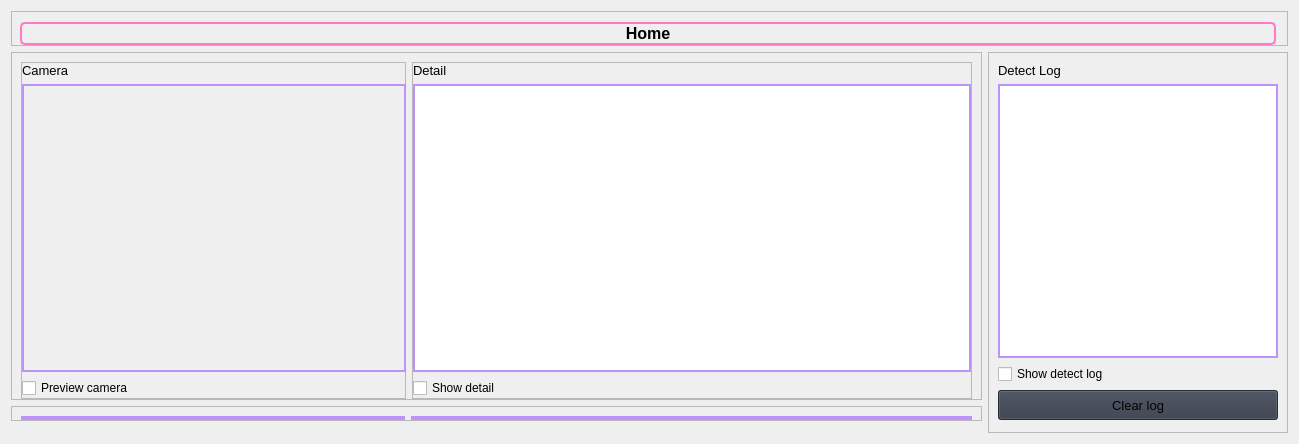
                     <widget class="QWidget" name="Home">
                      <property name="styleSheet">
                       <string notr="true"/>
                      </property>
                      <layout class="QGridLayout" name="gridLayout_3">
                       <item row="0" column="0" colspan="2">
                        <widget class="QFrame" name="row_7">
                         <property name="frameShape">
                          <enum>QFrame::StyledPanel</enum>
                         </property>
                         <property name="frameShadow">
                          <enum>QFrame::Raised</enum>
                         </property>
                         <layout class="QVBoxLayout" name="verticalLayout_36">
                          <property name="spacing">
                           <number>0</number>
                          </property>
                          <property name="leftMargin">
                           <number>8</number>
                          </property>
                          <property name="topMargin">
                           <number>10</number>
                          </property>
                          <property name="rightMargin">
                           <number>11</number>
                          </property>
                          <property name="bottomMargin">
                           <number>0</number>
                          </property>
                          <item>
                           <widget class="QLabel" name="label_3">
                            <property name="font">
                             <font>
                              <pointsize>12</pointsize>
                              <italic>false</italic>
                              <bold>true</bold>
                             </font>
                            </property>
                            <property name="styleSheet">
                             <string notr="true">font: 12pt &quot;Segoe UI&quot;;
font-weight: bold;
border-radius: 5px;
border: 2px solid #ff79c6;</string>
                            </property>
                            <property name="text">
                             <string>Home</string>
                            </property>
                            <property name="alignment">
                             <set>Qt::AlignCenter</set>
                            </property>
                           </widget>
                          </item>
                         </layout>
                        </widget>
                       </item>
                       <item row="1" column="0">
                        <widget class="QFrame" name="frame">
                         <property name="minimumSize">
                          <size>
                           <width>0</width>
                           <height>0</height>
                          </size>
                         </property>
                         <property name="maximumSize">
                          <size>
                           <width>16777215</width>
                           <height>352</height>
                          </size>
                         </property>
                         <property name="styleSheet">
                          <string notr="true">/*border: 1px solid #73AD21;</string>
                         </property>
                         <property name="frameShape">
                          <enum>QFrame::StyledPanel</enum>
                         </property>
                         <property name="frameShadow">
                          <enum>QFrame::Raised</enum>
                         </property>
                         <layout class="QHBoxLayout" name="horizontalLayout_8">
                          <property name="spacing">
                           <number>6</number>
                          </property>
                          <property name="leftMargin">
                           <number>9</number>
                          </property>
                          <property name="topMargin">
                           <number>9</number>
                          </property>
                          <property name="rightMargin">
                           <number>9</number>
                          </property>
                          <property name="bottomMargin">
                           <number>0</number>
                          </property>
                          <item>
                           <widget class="QFrame" name="frame_3">
                            <property name="minimumSize">
                             <size>
                              <width>385</width>
                              <height>0</height>
                             </size>
                            </property>
                            <property name="maximumSize">
                             <size>
                              <width>384</width>
                              <height>16777215</height>
                             </size>
                            </property>
                            <property name="frameShape">
                             <enum>QFrame::StyledPanel</enum>
                            </property>
                            <property name="frameShadow">
                             <enum>QFrame::Raised</enum>
                            </property>
                            <layout class="QVBoxLayout" name="verticalLayout_22">
                             <property name="spacing">
                              <number>6</number>
                             </property>
                             <property name="leftMargin">
                              <number>0</number>
                             </property>
                             <property name="topMargin">
                              <number>0</number>
                             </property>
                             <property name="rightMargin">
                              <number>0</number>
                             </property>
                             <property name="bottomMargin">
                              <number>0</number>
                             </property>
                             <item>
                              <widget class="QLabel" name="labelBoxBlenderInstalation_7">
                               <property name="sizePolicy">
                                <sizepolicy hsizetype="Preferred" vsizetype="Fixed">
                                 <horstretch>0</horstretch>
                                 <verstretch>0</verstretch>
                                </sizepolicy>
                               </property>
                               <property name="font">
                                <font>
                                 <pointsize>10</pointsize>
                                 <italic>false</italic>
                                 <bold>false</bold>
                                </font>
                               </property>
                               <property name="styleSheet">
                                <string notr="true"/>
                               </property>
                               <property name="text">
                                <string>Camera</string>
                               </property>
                              </widget>
                             </item>
                             <item alignment="Qt::AlignHCenter|Qt::AlignVCenter">
                              <widget class="QFrame" name="Camera_Frame_1">
                               <property name="minimumSize">
                                <size>
                                 <width>384</width>
                                 <height>288</height>
                                </size>
                               </property>
                               <property name="maximumSize">
                                <size>
                                 <width>384</width>
                                 <height>288</height>
                                </size>
                               </property>
                               <property name="styleSheet">
                                <string notr="true">#Camera_Frame_1 {
	border: 2px solid #bd93f9;
	/*background-position: center;
	background-repeat: no-repeat;
	background-image: url(:/images/images/images/Logo_Small (8).png);*/
}

</string>
                               </property>
                               <property name="frameShape">
                                <enum>QFrame::StyledPanel</enum>
                               </property>
                               <property name="frameShadow">
                                <enum>QFrame::Raised</enum>
                               </property>
                               <layout class="QVBoxLayout" name="Camera_Frame_1_Layout">
                                <property name="spacing">
                                 <number>0</number>
                                </property>
                                <property name="leftMargin">
                                 <number>0</number>
                                </property>
                                <property name="topMargin">
                                 <number>0</number>
                                </property>
                                <property name="rightMargin">
                                 <number>0</number>
                                </property>
                                <property name="bottomMargin">
                                 <number>0</number>
                                </property>
                                <item alignment="Qt::AlignHCenter|Qt::AlignVCenter">
                                 <widget class="QLabel" name="Camera1_label">
                                  <property name="sizePolicy">
                                   <sizepolicy hsizetype="Preferred" vsizetype="Preferred">
                                    <horstretch>0</horstretch>
                                    <verstretch>0</verstretch>
                                   </sizepolicy>
                                  </property>
                                  <property name="styleSheet">
                                   <string notr="true">font: 15pt &quot;Segoe UI&quot;;
color: #E6E6E6;</string>
                                  </property>
                                  <property name="text">
                                   <string/>
                                  </property>
                                 </widget>
                                </item>
                               </layout>
                              </widget>
                             </item>
                             <item>
                              <widget class="QCheckBox" name="pre_cam_1">
                               <property name="maximumSize">
                                <size>
                                 <width>16777215</width>
                                 <height>16777215</height>
                                </size>
                               </property>
                               <property name="text">
                                <string>Preview camera</string>
                               </property>
                              </widget>
                             </item>
                            </layout>
                           </widget>
                          </item>
                          <item>
                           <widget class="QFrame" name="frame_5">
                            <property name="minimumSize">
                             <size>
                              <width>0</width>
                              <height>0</height>
                             </size>
                            </property>
                            <property name="maximumSize">
                             <size>
                              <width>16777215</width>
                              <height>16777215</height>
                             </size>
                            </property>
                            <property name="frameShape">
                             <enum>QFrame::StyledPanel</enum>
                            </property>
                            <property name="frameShadow">
                             <enum>QFrame::Raised</enum>
                            </property>
                            <layout class="QVBoxLayout" name="verticalLayout_23">
                             <property name="leftMargin">
                              <number>0</number>
                             </property>
                             <property name="topMargin">
                              <number>0</number>
                             </property>
                             <property name="rightMargin">
                              <number>0</number>
                             </property>
                             <property name="bottomMargin">
                              <number>0</number>
                             </property>
                             <item>
                              <widget class="QLabel" name="labelBoxBlenderInstalation_10">
                               <property name="sizePolicy">
                                <sizepolicy hsizetype="Preferred" vsizetype="Fixed">
                                 <horstretch>0</horstretch>
                                 <verstretch>0</verstretch>
                                </sizepolicy>
                               </property>
                               <property name="maximumSize">
                                <size>
                                 <width>384</width>
                                 <height>16777215</height>
                                </size>
                               </property>
                               <property name="font">
                                <font>
                                 <pointsize>10</pointsize>
                                 <italic>false</italic>
                                 <bold>false</bold>
                                </font>
                               </property>
                               <property name="styleSheet">
                                <string notr="true"/>
                               </property>
                               <property name="text">
                                <string>Detail</string>
                               </property>
                              </widget>
                             </item>
                             <item>
                              <widget class="QTextBrowser" name="Detail_text">
                               <property name="styleSheet">
                                <string notr="true">#Detail_text {
	border: 2px solid #bd93f9;
}</string>
                               </property>
                               <property name="html">
                                <string>&lt;!DOCTYPE HTML PUBLIC &quot;-//W3C//DTD HTML 4.0//EN&quot; &quot;http://www.w3.org/TR/REC-html40/strict.dtd&quot;&gt;
&lt;html&gt;&lt;head&gt;&lt;meta name=&quot;qrichtext&quot; content=&quot;1&quot; /&gt;&lt;meta charset=&quot;utf-8&quot; /&gt;&lt;style type=&quot;text/css&quot;&gt;
p, li { white-space: pre-wrap; }
&lt;/style&gt;&lt;/head&gt;&lt;body style=&quot; font-family:'Segoe UI'; font-size:10pt; font-weight:400; font-style:normal;&quot;&gt;
&lt;p style=&quot;-qt-paragraph-type:empty; margin-top:0px; margin-bottom:0px; margin-left:0px; margin-right:0px; -qt-block-indent:0; text-indent:0px;&quot;&gt;&lt;br /&gt;&lt;/p&gt;&lt;/body&gt;&lt;/html&gt;</string>
                               </property>
                              </widget>
                             </item>
                             <item>
                              <widget class="QCheckBox" name="show_detail">
                               <property name="minimumSize">
                                <size>
                                 <width>0</width>
                                 <height>0</height>
                                </size>
                               </property>
                               <property name="maximumSize">
                                <size>
                                 <width>384</width>
                                 <height>16777215</height>
                                </size>
                               </property>
                               <property name="text">
                                <string>Show detail</string>
                               </property>
                              </widget>
                             </item>
                            </layout>
                           </widget>
                          </item>
                         </layout>
                        </widget>
                       </item>
                       <item row="1" column="1" rowspan="4">
                        <widget class="QFrame" name="frame_2">
                         <property name="sizePolicy">
                          <sizepolicy hsizetype="Fixed" vsizetype="Preferred">
                           <horstretch>0</horstretch>
                           <verstretch>0</verstretch>
                          </sizepolicy>
                         </property>
                         <property name="minimumSize">
                          <size>
                           <width>300</width>
                           <height>0</height>
                          </size>
                         </property>
                         <property name="maximumSize">
                          <size>
                           <width>300</width>
                           <height>16777215</height>
                          </size>
                         </property>
                         <property name="frameShape">
                          <enum>QFrame::StyledPanel</enum>
                         </property>
                         <property name="frameShadow">
                          <enum>QFrame::Raised</enum>
                         </property>
                         <layout class="QVBoxLayout" name="verticalLayout_28">
                          <property name="spacing">
                           <number>6</number>
                          </property>
                          <property name="topMargin">
                           <number>10</number>
                          </property>
                          <property name="bottomMargin">
                           <number>12</number>
                          </property>
                          <item>
                           <widget class="QLabel" name="labelBoxBlenderInstalation_8">
                            <property name="sizePolicy">
                             <sizepolicy hsizetype="Preferred" vsizetype="Fixed">
                              <horstretch>0</horstretch>
                              <verstretch>0</verstretch>
                             </sizepolicy>
                            </property>
                            <property name="font">
                             <font>
                              <pointsize>10</pointsize>
                              <italic>false</italic>
                              <bold>false</bold>
                             </font>
                            </property>
                            <property name="styleSheet">
                             <string notr="true"/>
                            </property>
                            <property name="text">
                             <string>Detect Log</string>
                            </property>
                           </widget>
                          </item>
                          <item>
                           <widget class="QTextBrowser" name="Detect_LOG">
                            <property name="styleSheet">
                             <string notr="true">#Detect_LOG {
	border: 2px solid #bd93f9;
}</string>
                            </property>
                            <property name="html">
                             <string>&lt;!DOCTYPE HTML PUBLIC &quot;-//W3C//DTD HTML 4.0//EN&quot; &quot;http://www.w3.org/TR/REC-html40/strict.dtd&quot;&gt;
&lt;html&gt;&lt;head&gt;&lt;meta name=&quot;qrichtext&quot; content=&quot;1&quot; /&gt;&lt;meta charset=&quot;utf-8&quot; /&gt;&lt;style type=&quot;text/css&quot;&gt;
p, li { white-space: pre-wrap; }
&lt;/style&gt;&lt;/head&gt;&lt;body style=&quot; font-family:'Segoe UI'; font-size:10pt; font-weight:400; font-style:normal;&quot;&gt;
&lt;p style=&quot;-qt-paragraph-type:empty; margin-top:0px; margin-bottom:0px; margin-left:0px; margin-right:0px; -qt-block-indent:0; text-indent:0px;&quot;&gt;&lt;br /&gt;&lt;/p&gt;&lt;/body&gt;&lt;/html&gt;</string>
                            </property>
                           </widget>
                          </item>
                          <item>
                           <widget class="QCheckBox" name="show_log">
                            <property name="maximumSize">
                             <size>
                              <width>320</width>
                              <height>16777215</height>
                             </size>
                            </property>
                            <property name="text">
                             <string>Show detect log</string>
                            </property>
                           </widget>
                          </item>
                          <item>
                           <widget class="QPushButton" name="btn_clear_log">
                            <property name="minimumSize">
                             <size>
                              <width>150</width>
                              <height>30</height>
                             </size>
                            </property>
                            <property name="font">
                             <font>
                              <pointsize>10</pointsize>
                              <italic>false</italic>
                              <bold>false</bold>
                             </font>
                            </property>
                            <property name="cursor">
                             <cursorShape>PointingHandCursor</cursorShape>
                            </property>
                            <property name="styleSheet">
                             <string notr="true">background-color: rgb(52, 59, 72);</string>
                            </property>
                            <property name="text">
                             <string>Clear log</string>
                            </property>
                            <property name="icon">
                             <iconset resource="resources.qrc">
                              <normaloff>:/icons/images/icons/cil-x-circle.png</normaloff>:/icons/images/icons/cil-x-circle.png</iconset>
                            </property>
                           </widget>
                          </item>
                         </layout>
                        </widget>
                       </item>
                       <item row="2" column="0">
                        <widget class="QFrame" name="frame_charts">
                         <property name="sizePolicy">
                          <sizepolicy hsizetype="Expanding" vsizetype="Expanding">
                           <horstretch>0</horstretch>
                           <verstretch>0</verstretch>
                          </sizepolicy>
                         </property>
                         <property name="frameShape">
                          <enum>QFrame::StyledPanel</enum>
                         </property>
                         <property name="frameShadow">
                          <enum>QFrame::Raised</enum>
                         </property>
                         <layout class="QHBoxLayout" name="horizontalLayout_10">
                          <property name="spacing">
                           <number>6</number>
                          </property>
                          <property name="bottomMargin">
                           <number>0</number>
                          </property>
                          <item>
                           <widget class="QFrame" name="frame_donut">
                            <property name="sizePolicy">
                             <sizepolicy hsizetype="Preferred" vsizetype="Expanding">
                              <horstretch>0</horstretch>
                              <verstretch>0</verstretch>
                             </sizepolicy>
                            </property>
                            <property name="minimumSize">
                             <size>
                              <width>384</width>
                              <height>0</height>
                             </size>
                            </property>
                            <property name="maximumSize">
                             <size>
                              <width>600</width>
                              <height>16777215</height>
                             </size>
                            </property>
                            <property name="styleSheet">
                             <string notr="true">#frame_donut{
	border: 2px solid #bd93f9;
}</string>
                            </property>
                            <property name="frameShape">
                             <enum>QFrame::StyledPanel</enum>
                            </property>
                            <property name="frameShadow">
                             <enum>QFrame::Raised</enum>
                            </property>
                            <layout class="QVBoxLayout" name="Donut_Frame_Layout">
                             <property name="spacing">
                              <number>0</number>
                             </property>
                             <property name="leftMargin">
                              <number>0</number>
                             </property>
                             <property name="topMargin">
                              <number>0</number>
                             </property>
                             <property name="rightMargin">
                              <number>0</number>
                             </property>
                             <property name="bottomMargin">
                              <number>0</number>
                             </property>
                            </layout>
                           </widget>
                          </item>
                          <item>
                           <widget class="QFrame" name="frame_line">
                            <property name="sizePolicy">
                             <sizepolicy hsizetype="Preferred" vsizetype="Expanding">
                              <horstretch>0</horstretch>
                              <verstretch>0</verstretch>
                             </sizepolicy>
                            </property>
                            <property name="minimumSize">
                             <size>
                              <width>561</width>
                              <height>0</height>
                             </size>
                            </property>
                            <property name="styleSheet">
                             <string notr="true">#frame_line{
	border: 2px solid #bd93f9;
}</string>
                            </property>
                            <property name="frameShape">
                             <enum>QFrame::StyledPanel</enum>
                            </property>
                            <property name="frameShadow">
                             <enum>QFrame::Raised</enum>
                            </property>
                            <layout class="QVBoxLayout" name="Line_Frame_Layout">
                             <property name="spacing">
                              <number>0</number>
                             </property>
                             <property name="leftMargin">
                              <number>0</number>
                             </property>
                             <property name="topMargin">
                              <number>0</number>
                             </property>
                             <property name="rightMargin">
                              <number>0</number>
                             </property>
                             <property name="bottomMargin">
                              <number>0</number>
                             </property>
                            </layout>
                           </widget>
                          </item>
                         </layout>
                        </widget>
                       </item>
                      </layout>
                     </widget>
